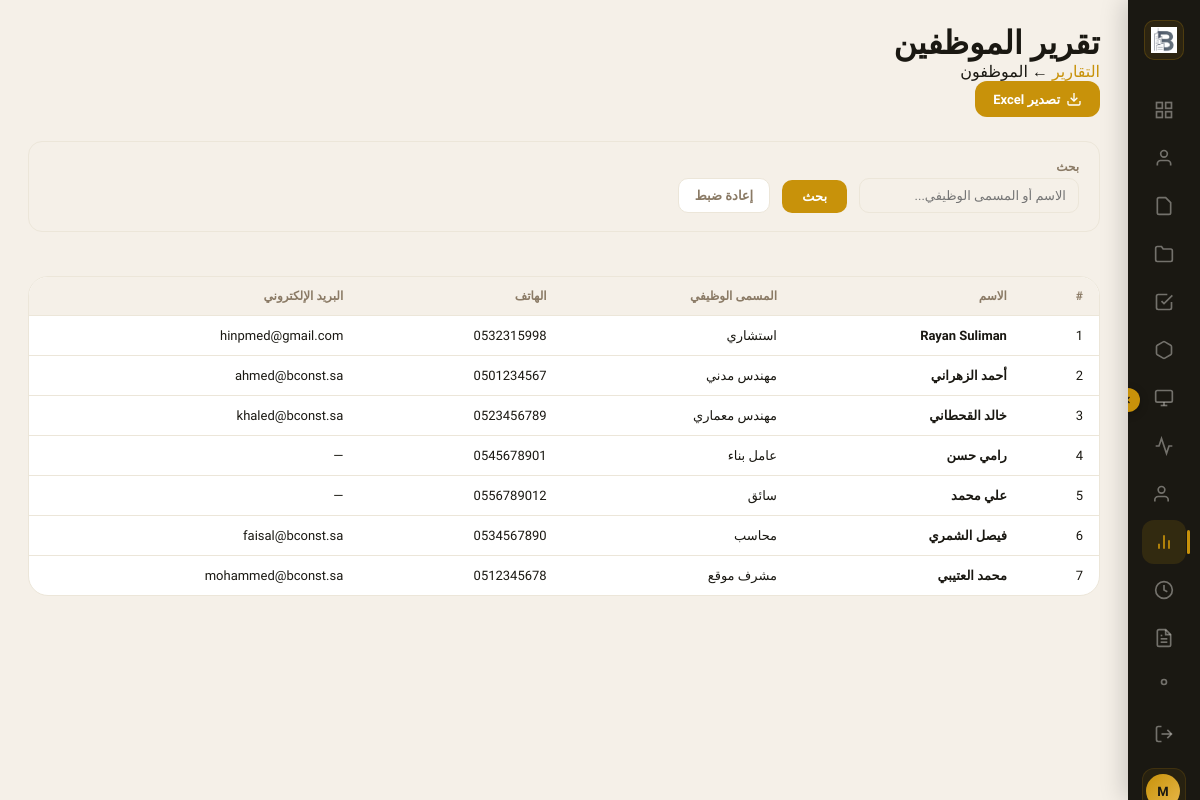
Screenshot of /reports/employees/ (signed in) with the database file from the repository.
### company/models.py (models this page shows, shortened)
class CompanySettings(models.Model):
    company_logo    = models.ImageField(upload_to='company/', blank=True, null=True)
    company_name_ar = models.CharField(max_length=255, blank=True)
    company_name_en = models.CharField(max_length=255, blank=True)
    unified_number  = models.CharField(max_length=20, blank=True)
    cr_number       = models.CharField(max_length=20, blank=True)
    cr_issue_date   = models.DateField(blank=True, null=True)
    municipality_license = models.CharField(max_length=100, blank=True)
    tax_registration_number = models.CharField(max_length=50, blank=True)
    facility_address     = models.TextField(blank=True)
    address_building_number = models.CharField(max_length=20, blank=True)
    address_street       = models.CharField(max_length=255, blank=True)
    address_district     = models.CharField(max_length=255, blank=True)
    address_city         = models.CharField(max_length=100, blank=True)
    address_postal_code  = models.CharField(max_length=10, blank=True)
    manager_name        = models.CharField(max_length=255, blank=True)
    manager_nationality = models.CharField(max_length=100, blank=True)
    manager_id          = models.CharField(max_length=50, blank=True)
    manager_mobile      = models.CharField(max_length=20, blank=True)
    manager_email       = models.EmailField(blank=True)
    pr_mobile         = models.CharField(max_length=20, blank=True)
    pr_email          = models.EmailField(blank=True)
    marketing_mobile  = models.CharField(max_length=20, blank=True)
    marketing_email   = models.EmailField(blank=True)
    hr_email          = models.EmailField(blank=True)
    instagram      = models.URLField(blank=True)
    tiktok         = models.URLField(blank=True)
    facebook       = models.URLField(blank=True)
    youtube        = models.URLField(blank=True)
    twitter        = models.URLField(blank=True)
    snapchat       = models.URLField(blank=True)
    google_maps_link = models.URLField(blank=True)
    website_link   = models.URLField(blank=True)
    class Meta:
        verbose_name = 'إعدادات الشركة'

### employees/models.py (models this page shows, shortened)
class Employee(models.Model):
    ID_TYPES = [
        ('NID', 'هوية وطنية'),
        ('IQA', 'إقامة'),
        ('PAS', 'جواز سفر'),
    ]
    GENDER = [
        ('M', 'ذكر'),
        ('F', 'أنثى'),
    ]
    STATUS = [
        ('A', 'نشط'),
        ('U', 'غير نشط'),
    ]
    NATIONALITIES = [
        ('سعودي', 'سعودي'),
        ('مقيم', 'مقيم'),
        ('مصري', 'مصري'),
        ('يمني', 'يمني'),
        ('باكستاني', 'باكستاني'),
        ('هندي', 'هندي'),
        ('بنغلاديشي', 'بنغلاديشي'),
        ('فلبيني', 'فلبيني'),
        ('سوداني', 'سوداني'),
        ('سوري', 'سوري'),
        ('أردني', 'أردني'),
        ('لبناني', 'لبناني'),
        ('عراقي', 'عراقي'),
        ('تركي', 'تركي'),
        ('إندونيسي', 'إندونيسي'),
        ('إثيوبي', 'إثيوبي'),
        ('أخرى', 'أخرى'),
    ]
    user = models.OneToOneField(
        User, on_delete=models.SET_NULL, null=True, blank=True,
        related_name='employee_profile', verbose_name='حساب النظام'
    )
    first_name     = models.CharField(max_length=100, verbose_name='الاسم الأول')
    last_name      = models.CharField(max_length=100, verbose_name='اسم العائلة')
    job_title      = models.CharField(max_length=150, verbose_name='المسمى الوظيفي')
    nationality    = models.CharField(max_length=50, choices=NATIONALITIES, default='سعودي', verbose_name='الجنسية')
    gender         = models.CharField(max_length=1, choices=GENDER, default='M', verbose_name='الجنس')
    id_type        = models.CharField(max_length=3, choices=ID_TYPES, default='NID', verbose_name='نوع الإثبات')
    id_number      = models.CharField(max_length=50, verbose_name='رقم الإثبات')
    date_of_birth  = models.DateField(null=True, blank=True, verbose_name='تاريخ الميلاد')
    employment_date = models.DateField(null=True, blank=True, verbose_name='تاريخ التوظيف')
    phone_regex = RegexValidator(
        regex=r'^\+?[\d\s\-]{7,15}$',
        message='رقم جوال غير صحيح'
    )
    phone_number = models.CharField(max_length=20, blank=True, verbose_name='رقم الجوال')
    email        = models.EmailField(blank=True, verbose_name='البريد الإلكتروني')
    address      = models.CharField(max_length=255, blank=True, verbose_name='العنوان')
    status       = models.CharField(max_length=1, choices=STATUS, default='A', verbose_name='الحالة')
    profile_picture = models.ImageField(
        upload_to='employees/photos/', null=True, blank=True, verbose_name='الصورة الشخصية'
    )
    class Meta:
        verbose_name = 'موظف'
        verbose_name_plural = 'الموظفين'
        ordering = ['first_name', 'last_name']
    def __str__(self):
        return f'{self.first_name} {self.last_name}'

### reports/views.py (the view, shortened to what this page needs)
# urls.py: path('employees/', views.report_employees,  name='report_employees'),
@login_required(login_url=LOGIN_URL)
def report_employees(request):
    from employees.models import Employee
    search = request.GET.get('q', '')
    export = request.GET.get('export', '')
    page   = int(request.GET.get('page', 1))
    emps = Employee.objects.order_by('first_name', 'last_name')
    if search: emps = emps.filter(Q(first_name__icontains=search) | Q(last_name__icontains=search) | Q(job_title__icontains=search))
    page_obj, num_pages = _paginate(emps, page)
    return render(request, 'reports/report_employees.html', {
        'page_obj': page_obj, 'num_pages': num_pages, 'page': page, 'search': search,
    })

### reports/templates/reports/report_employees.html (shortened to what this page needs)
{% load static %}
<!DOCTYPE html>
<html lang="ar" dir="rtl">
<head>
<link rel="stylesheet" href="{% static 'projects/css/dashboard.css' %}">
<link rel="stylesheet" href="{% static 'invoices/css/invoices.css' %}">
</head>
<body>
<aside class="sidebar" id="sidebar">
    <button class="sidebar-toggle" id="sidebarToggle"><svg width="12" height="12" viewBox="0 0 24 24" fill="none" stroke="currentColor" stroke-width="2.5"><polyline points="15 18 9 12 15 6"/></svg></button>
    <div class="sidebar-logo"><div class="logo-mark">{% if company and company.company_logo %}<img src="{{ company.company_logo.url }}" alt="">{% else %}<img src="{% static 'website/img/logo.png' %}" alt="باء البناء">{% endif %}</div><span class="logo-text">{{ company.company_name_ar|default:"باء البناء" }}</span></div>
    <nav class="sidebar-nav">
        <a href="{% url 'projects_dashboard' %}" class="nav-item"><svg width="20" height="20" viewBox="0 0 24 24" fill="none" stroke="currentColor" stroke-width="2"><rect x="3" y="3" width="7" height="7"/><rect x="14" y="3" width="7" height="7"/><rect x="14" y="14" width="7" height="7"/><rect x="3" y="14" width="7" height="7"/></svg><span class="nav-label">الرئيسية</span></a>
        <a href="{% url 'client_list' %}" class="nav-item"><svg width="20" height="20" viewBox="0 0 24 24" fill="none" stroke="currentColor" stroke-width="2"><path d="M20 21v-2a4 4 0 0 0-4-4H8a4 4 0 0 0-4 4v2"/><circle cx="12" cy="7" r="4"/></svg><span class="nav-label">العملاء</span></a>
        <a href="{% url 'invoices_home' %}" class="nav-item"><svg width="20" height="20" viewBox="0 0 24 24" fill="none" stroke="currentColor" stroke-width="2"><path d="M14 2H6a2 2 0 0 0-2 2v16a2 2 0 0 0 2 2h12a2 2 0 0 0 2-2V8z"/></svg><span class="nav-label">الفواتير</span></a>
        <a href="{% url 'project_list' %}" class="nav-item"><svg width="20" height="20" viewBox="0 0 24 24" fill="none" stroke="currentColor" stroke-width="2"><path d="M22 19a2 2 0 0 1-2 2H4a2 2 0 0 1-2-2V5a2 2 0 0 1 2-2h5l2 3h9a2 2 0 0 1 2 2z"/></svg><span class="nav-label">المشاريع</span></a>
        <a href="{% url 'task_list' %}" class="nav-item"><svg width="20" height="20" viewBox="0 0 24 24" fill="none" stroke="currentColor" stroke-width="2"><polyline points="9 11 12 14 22 4"/><path d="M21 12v7a2 2 0 0 1-2 2H5a2 2 0 0 1-2-2V5a2 2 0 0 1 2-2h11"/></svg><span class="nav-label">المهام</span></a>
        <a href="{% url 'inventory_home' %}" class="nav-item"><svg width="20" height="20" viewBox="0 0 24 24" fill="none" stroke="currentColor" stroke-width="2"><path d="M21 16V8a2 2 0 0 0-1-1.73l-7-4a2 2 0 0 0-2 0l-7 4A2 2 0 0 0 3 8v8a2 2 0 0 0 1 1.73l7 4a2 2 0 0 0 2 0l7-4A2 2 0 0 0 21 16z"/></svg><span class="nav-label">المخزون</span></a>
        <a href="{% url 'accounting_home' %}" class="nav-item"><svg width="20" height="20" viewBox="0 0 24 24" fill="none" stroke="currentColor" stroke-width="2"><rect x="2" y="3" width="20" height="14" rx="2"/><line x1="8" y1="21" x2="16" y2="21"/><line x1="12" y1="17" x2="12" y2="21"/></svg><span class="nav-label">المحاسبة</span></a>
        <a href="{% url 'marketing_home' %}" class="nav-item"><svg width="20" height="20" viewBox="0 0 24 24" fill="none" stroke="currentColor" stroke-width="2"><path d="M22 12h-4l-3 9L9 3l-3 9H2"/></svg><span class="nav-label">التسويق</span></a>
        <a href="{% url 'employee_list' %}" class="nav-item"><svg width="20" height="20" viewBox="0 0 24 24" fill="none" stroke="currentColor" stroke-width="2"><path d="M17 21v-2a4 4 0 0 0-4-4H5a4 4 0 0 0-4 4v2"/><circle cx="9" cy="7" r="4"/></svg><span class="nav-label">الفريق</span></a>
        <a href="{% url 'reports_home' %}" class="nav-item active"><svg width="20" height="20" viewBox="0 0 24 24" fill="none" stroke="currentColor" stroke-width="2"><line x1="18" y1="20" x2="18" y2="10"/><line x1="12" y1="20" x2="12" y2="4"/><line x1="6" y1="20" x2="6" y2="14"/></svg><span class="nav-label">التقارير</span></a>
        <a href="{% url 'attendance_checkin' %}" class="nav-item" title="الحضور والانصراف"><svg width="20" height="20" viewBox="0 0 24 24" fill="none" stroke="currentColor" stroke-width="2"><circle cx="12" cy="12" r="10"/><polyline points="12 6 12 12 16 14"/></svg><span class="nav-label">الحضور والانصراف</span></a>
        <a href="{% url 'namadhj_home' %}" class="nav-item" title="النماذج"><svg width="20" height="20" viewBox="0 0 24 24" fill="none" stroke="currentColor" stroke-width="2"><path d="M14 2H6a2 2 0 0 0-2 2v16a2 2 0 0 0 2 2h12a2 2 0 0 0 2-2V8z"/><polyline points="14 2 14 8 20 8"/><line x1="16" y1="13" x2="8" y2="13"/><line x1="16" y1="17" x2="8" y2="17"/><polyline points="10 9 9 9 8 9"/></svg><span class="nav-label">النماذج</span></a>
    </nav>
    <div class="sidebar-bottom">
        <a href="{% url 'company_home' %}" class="nav-item"><svg width="20" height="20" viewBox="0 0 24 24" fill="none" stroke="currentColor" stroke-width="2"><circle cx="12" cy="12" r="3"/></svg><span class="nav-label">الإعدادات</span></a>
        <a href="{% url 'employee_logout' %}" class="nav-item logout-item"><svg width="20" height="20" viewBox="0 0 24 24" fill="none" stroke="currentColor" stroke-width="2"><path d="M9 21H5a2 2 0 0 1-2-2V5a2 2 0 0 1 2-2h4"/><polyline points="16 17 21 12 16 7"/><line x1="21" y1="12" x2="9" y2="12"/></svg><span class="nav-label">خروج</span></a>
        <div class="sidebar-user"><div class="user-avatar">{{ request.user.get_full_name|default:request.user.username|slice:":1"|upper }}</div></div>
    </div>
</aside>
<main class="main-content">
    <header class="page-header">
        <div class="page-header-info">
            <h1 class="page-title">تقرير الموظفين</h1>
            <p class="page-subtitle"><a href="{% url 'reports_home' %}" style="color:var(--gold);text-decoration:none">التقارير</a> ← الموظفون</p>
        </div>
        <a href="?export=excel&q={{ search }}" class="btn-primary" style="text-decoration:none;display:inline-flex;align-items:center;gap:6px;padding:10px 18px;border-radius:12px;">
            <svg width="16" height="16" viewBox="0 0 24 24" fill="none" stroke="currentColor" stroke-width="2"><path d="M21 15v4a2 2 0 0 1-2 2H5a2 2 0 0 1-2-2v-4"/><polyline points="7 10 12 15 17 10"/><line x1="12" y1="15" x2="12" y2="3"/></svg>
            تصدير Excel
        </a>
    </header>
    <form method="get" class="rep-filter">
        <div><label>بحث</label><input type="text" name="q" value="{{ search }}" placeholder="الاسم أو المسمى الوظيفي..."></div>
        <button type="submit" class="btn-primary" style="padding:9px 20px;border-radius:10px;">بحث</button>
        <a href="{% url 'report_employees' %}" class="btn-cancel" style="padding:9px 16px;border-radius:10px;text-decoration:none;font-size:13px;font-weight:600;">إعادة ضبط</a>
    </form>
    <div class="inv-table-wrap">
        <table class="inv-table">
            <thead><tr><th>#</th><th>الاسم</th><th>المسمى الوظيفي</th><th>الهاتف</th><th>البريد الإلكتروني</th></tr></thead>
            <tbody>
            {% for emp in page_obj %}
            <tr>
                <td>{{ forloop.counter|add:page_obj.start_index|add:"-1" }}</td>
                <td><strong>{{ emp }}</strong></td>
                <td>{{ emp.job_title|default:"—" }}</td>
                <td>{{ emp.phone_number|default:"—" }}</td>
                <td>{{ emp.email|default:"—" }}</td>
            </tr>
            {% empty %}
            <tr><td colspan="5" style="text-align:center;padding:40px;color:var(--text-muted)">لا توجد نتائج</td></tr>
            {% endfor %}
            </tbody>
        </table>
    </div>
</main>
</body>
</html>

### rows the page displays
CompanySettings: company_logo (picture)
Employee: first_name+last_name "Rayan Suliman", job_title "استشاري", phone_number "0532315998", email "hinpmed@gmail.com"
Employee: first_name+last_name "أحمد الزهراني", job_title "مهندس مدني", phone_number "0501234567", email "ahmed@bconst.sa"
Employee: first_name+last_name "خالد القحطاني", job_title "مهندس معماري", phone_number "0523456789", email "khaled@bconst.sa"
Employee: first_name+last_name "رامي حسن", job_title "عامل بناء", phone_number "0545678901", email "—"
Employee: first_name+last_name "علي محمد", job_title "سائق", phone_number "0556789012", email "—"
Employee: first_name+last_name "فيصل الشمري", job_title "محاسب", phone_number "0534567890", email "faisal@bconst.sa"
Employee: first_name+last_name "محمد العتيبي", job_title "مشرف موقع", phone_number "0512345678", email "mohammed@bconst.sa"
